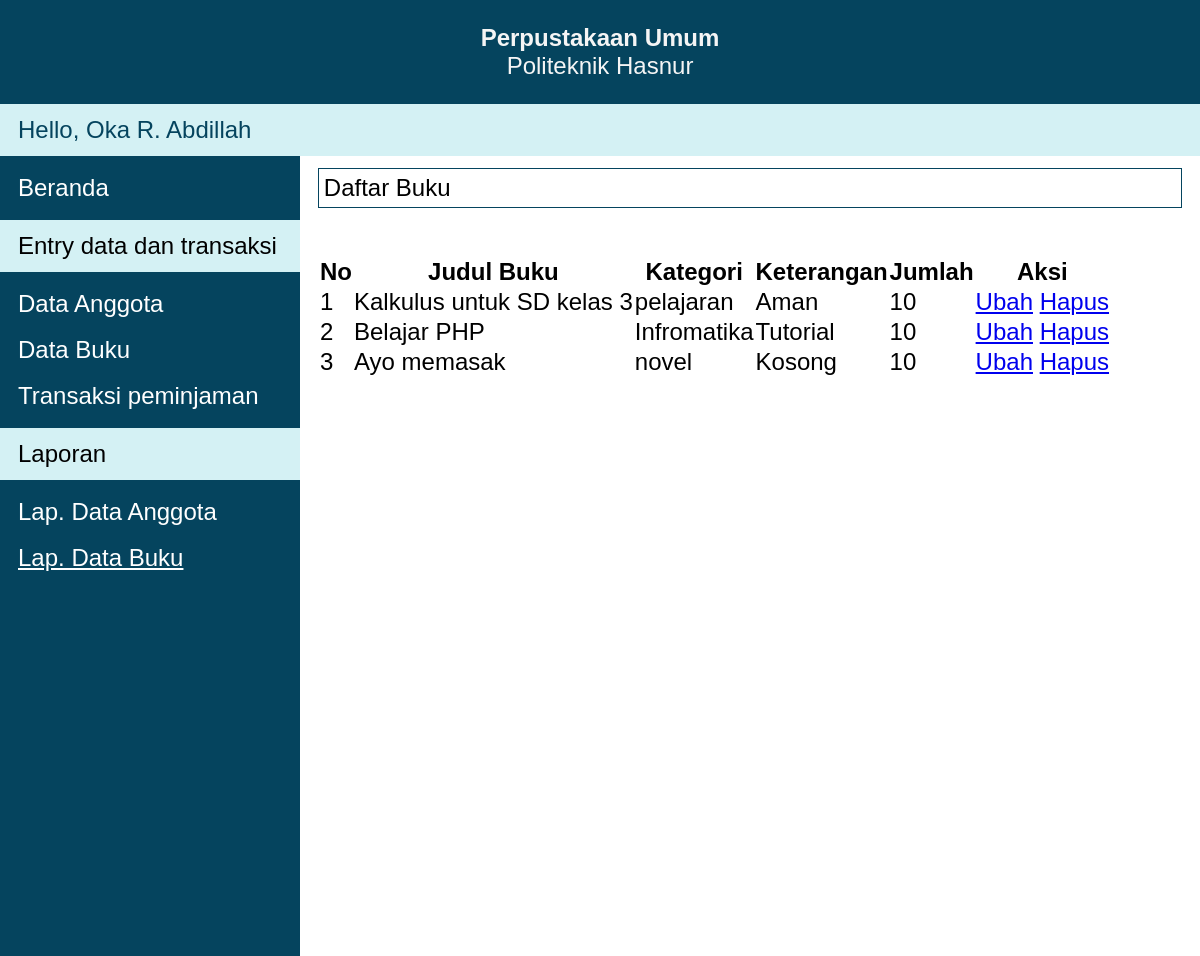
The app's page /pages/laporanDataBuku.php (signed in) with its own data.
### tables this page shows
CREATE TABLE `accounts` (
  `username` varchar(10) NOT NULL,
  `password` varchar(10) NOT NULL,
  `fullname` varchar(35) NOT NULL,
  PRIMARY KEY (`username`)
);

CREATE TABLE `buku` (
  `id_buku` int(10) NOT NULL AUTO_INCREMENT,
  `judul_buku` varchar(100) NOT NULL,
  `kategori_buku` varchar(100) NOT NULL,
  `keterangan` text NOT NULL,
  `jumlah_buku` int(10) NOT NULL,
  PRIMARY KEY (`id_buku`)
);

### getter/getProfile.php (called while the page is built)
<?php
function getProfile($conn) {
    $sql = "SELECT * FROM accounts";
    $res = mysqli_query($conn, $sql);
    return mysqli_fetch_assoc($res)["fullname"];
}

### getter/getBuku.php (called while the page is built, shortened)
<?php
function getBuku($conn, $key = false){
    $sql = "SELECT * FROM buku";
    $res = mysqli_query($conn, $sql);
    $rows = [];
    while ( $row = mysqli_fetch_assoc($res) ) {
        array_push($rows, $row);
    }
    return $rows;
}

### pages/laporanDataBuku.php (the view, shortened to what this page needs)
<?php
require("../connection.php");
require("../getter/getBuku.php");
require("../getter/getProfile.php");
?>
<!DOCTYPE html>
<html lang="en">
<head>
    <link rel="stylesheet" href="../style/app.css">
    <link rel="stylesheet" href="https://unpkg.com/purecss@2.0.6/build/pure-min.css">
</head>
<body>
    <div class="app">
        <header>
            <h1>Perpustakaan Umum</h1>
            <p>Politeknik Hasnur</p>
            <div class="bottom-bar">
                <?php
                    echo "Hello, " . getProfile($conn);
                ?>
            </div>
        </header>
        <nav>
            <ul>
                <li>
                    <a href="../index.php">Beranda</a>
                </li>
                <li>
                    <p class="nav-title">Entry data dan transaksi<p>
                </li>
                <li>
                    <a href="./inputDataAnggota.php">Data Anggota</a>
                </li>
                <li>
                    <a href="./inputDataBuku.php">Data Buku</a>
                </li>
                <li>
                    <a href="">Transaksi peminjaman</a>
                </li>
                <li>
                    <p class="nav-title">Laporan</p>
                </li>
                <li>
                    <a href="./laporanDataAnggota.php">Lap. Data Anggota</a>
                </li>
                <li>
                    <a class="active" href="./laporanDataBuku.php">Lap. Data Buku</a>
                </li>
            </ul>
        </nav>
        <main>
            <h1>Daftar Buku</h1>
            <table class="pure-table">
                <thead>
                    <tr>
                        <th>No</th>
                        <th>Judul Buku</th>
                        <th>Kategori</th>
                        <th>Keterangan</th>
                        <th>Jumlah</th>
                        <th>Aksi</th>
                    </tr>
                </thead>
                <tbody>
                    <?php
                        $no = 1;
                        foreach(getBuku($conn) as $buku) {
                            $key = $buku["id_buku"];
                            $judul = $buku["judul_buku"];
                            $kategori = $buku["kategori_buku"];
                            $keterangan = $buku["keterangan"];
                            $jumlah = $buku["jumlah_buku"];
                            echo <<<EOT
                                <tr>
                                    <td>$no</td>
                                    <td>$judul</td>
                                    <td>$kategori</td>
                                    <td>$keterangan</td>
                                    <td>$jumlah</td>
                                    <td>
                                    <a class="pure-button pure-button-primary" href="update/buku.php?key=$key">Ubah</a>
                                    <a class="pure-button pure-button-error" href="../setter/removeBuku.php?key=$key">Hapus</a>
                                    </td>
                                </tr>
                            EOT;
                            $no++;
                        }
                    ?>
                </tbody>
            </table>
        </main>
    </div>
</body>
</html>

### style/app.css (style rules this page uses)
* { margin: 0; padding: 0; font-size: 24px; font-family: Arial, Helvetica, sans-serif }
.app { display: grid; grid-template-columns: 300px auto; grid-template-rows: auto; grid-template-areas: "header header" "nav main" ; }
.app header { background-color: #05445E; text-align: center; color: whitesmoke; padding: 1rem 0 0; grid-area: header; }
.app header .bottom-bar { background-color: #D4F1F4; color: #05445E; padding: .5rem .75rem; text-align: left; margin-top: 1rem; }
.app nav { grid-area: nav; height: 100vh; background-color: #05445E; }
.app nav .active { text-decoration: underline; }
.app nav ul li { margin: .75rem 0; }
.app nav ul li a { text-decoration: none; color: white; padding: .5rem .75rem; transition: .3s ease; }
.app nav ul .nav-title { background-color: #D4F1F4; padding: .5rem .75rem; }
.app main { grid-area: main; padding: .5rem .75rem; }
.app main h1:first-child { font-weight: 400; border: 1px solid #05445E; padding: .2rem; margin-bottom: 2rem; font-size: 1rem; }

### records on screen
accounts: fullname "Oka R. Abdillah"
buku: judul_buku "Kalkulus untuk SD kelas 3", kategori_buku "pelajaran", keterangan "Aman", jumlah_buku "10"
buku: judul_buku "Belajar PHP", kategori_buku "Infromatika", keterangan "Tutorial", jumlah_buku "10"
buku: judul_buku "Ayo memasak", kategori_buku "novel", keterangan "Kosong", jumlah_buku "10"
